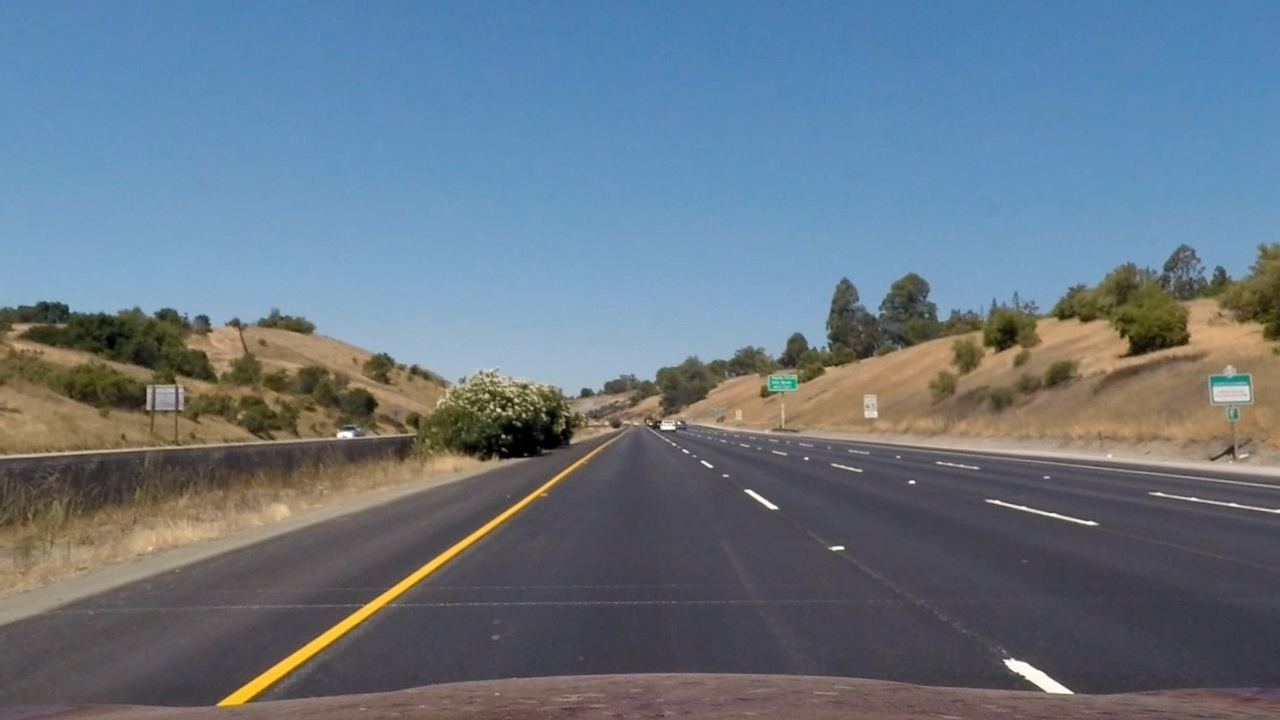
#> input picture output_images/undistorted/straight_lines1.jpg, 1280 x 720 px
$ python -i laneimageprocessor.py   (imports and definitions only)   (older library calls are emulated)
#> lines starting #> are read from the running program, lines starting #| are printed output that depends on the picture; after the words box and inside, x2 and y2 are one past the last pixel; in counts of white or black regions, pixels touching at a corner belong together
### combinethresholds.py
import numpy as np
import cv2

class CombineThreshold:
    # Define a function that applies Sobel x and y,
    # then computes the direction of the gradient
    # and applies a threshold.
    # [37 lines left out: functions dir_threshold, mag_thresh, not called in this run]

    # Define a function that takes an image, gradient orientation,
    # and threshold min / max values.
    def abs_sobel_thresh(self, img, orient='x', sobel_kernel=3,thresh=(0, 255)):
        # Convert to grayscale
        gray = cv2.cvtColor(img, cv2.COLOR_RGB2GRAY)
        # Apply x or y gradient with the OpenCV Sobel() function
        # and take the absolute value
        if orient == 'x':
            abs_sobel = np.absolute(cv2.Sobel(gray, cv2.CV_64F, 1, 0, ksize=sobel_kernel))
        if orient == 'y':
            abs_sobel = np.absolute(cv2.Sobel(gray, cv2.CV_64F, 0, 1, ksize=sobel_kernel))
        # Rescale back to 8 bit integer
        scaled_sobel = np.uint8(255*abs_sobel/np.max(abs_sobel))
        # Create a copy and apply the threshold
        binary_output = np.zeros_like(scaled_sobel)
        # Here I'm using inclusive (>=, <=) thresholds, but exclusive is ok too
        binary_output[(scaled_sobel >= thresh[0]) & (scaled_sobel <= thresh[1])] = 1

        # Return the result
        return binary_output

    def color_thresh(self, img, s_thresh=(0, 255), v_thresh=(0, 255)):
        # 1) Convert to HLS color space
        hls = cv2.cvtColor(img, cv2.COLOR_RGB2HLS)
        # 2) Apply a threshold to the S channel
        s = hls[:, :, 2]
        # 3) Return a binary image of threshold result
        s_binary = np.zeros_like(s)
        s_binary[(s > s_thresh[0]) & (s <= s_thresh[1])] = 1

        # 1) Convert to HSV color space
        hsv = cv2.cvtColor(img, cv2.COLOR_RGB2HSV)
        # 2) Apply a threshold to the v channel
        v = hsv[:, :, 2]
        # 3) Return a binary image of threshold result
        v_binary = np.zeros_like(v)
        v_binary[(v > v_thresh[0]) & (v <= v_thresh[1])] = 1

        output = np.zeros_like(s)
        output[(s_binary == 1) & (v_binary == 1)] = 1
        return output

### tracker.py
import cv2
import numpy as np
import matplotlib.pyplot as plt


# Polynomial fit values from the previous frame
# Make sure to grab the actual values from the previous step in your project!
left_fit = np.array([2.13935315e-04, -3.77507980e-01, 4.76902175e+02])
right_fit = np.array([4.17622148e-04, -4.93848953e-01, 1.11806170e+03])

class Tracker():

    def __init__(self, enablevisualization):
        self.enablevisualization = enablevisualization
        # was the line detected in the last iteration?
        self.detected = False
        # x values of the last n fits of the line
        self.recent_xfitted = []
        # average x values of the fitted line over the last n iterations
        self.bestx = None
        # polynomial coefficients averaged over the last n iterations
        self.best_fit = None
        # polynomial coefficients for the most recent fit
        self.current_fit = [np.array([False])]
        # radius of curvature of the line in some units
        self.radius_of_curvature = None
        # distance in meters of vehicle center from the line
        self.line_base_pos = None
        # difference in fit coefficients between last and new fits
        self.diffs = np.array([0, 0, 0], dtype='float')
        # x values for detected line pixels
        self.allx = None
        # y values for detected line pixels
        self.ally = None
        return

    def fit_poly(self, img_shape, leftx, lefty, rightx, righty):
        ### TO-DO: Fit a second order polynomial to each with np.polyfit() ###

        left_fit = np.polyfit(lefty, leftx, 2)
        right_fit = np.polyfit(righty, rightx, 2)
        # Generate x and y values for plotting
        ploty = np.linspace(0, img_shape[0] - 1, img_shape[0])
        ### TO-DO: Calc both polynomials using ploty, left_fit and right_fit ###
        left_fitx = left_fit[0] * ploty ** 2 + left_fit[1] * ploty + left_fit[2]
        right_fitx = right_fit[0] * ploty ** 2 + right_fit[1] * ploty + right_fit[2]

        return left_fitx, right_fitx, ploty

    def find_lane_pixels(self, binary_warped):
        # Take a histogram of the bottom half of the image
        histogram = np.sum(binary_warped[binary_warped.shape[0] // 2:, :], axis=0)
        # Create an output image to draw on and visualize the result
        out_img = np.dstack((binary_warped, binary_warped, binary_warped))
        # Find the peak of the left and right halves of the histogram
        # These will be the starting point for the left and right lines
        midpoint = np.int(histogram.shape[0] // 2)
        leftx_base = np.argmax(histogram[:midpoint])
        rightx_base = np.argmax(histogram[midpoint:]) + midpoint

        # HYPERPARAMETERS
        # Choose the number of sliding windows
        nwindows = 9
        # Set the width of the windows +/- margin
        margin = 100
        # Set minimum number of pixels found to recenter window
        minpix = 50

        # Set height of windows - based on nwindows above and image shape
        window_height = np.int(binary_warped.shape[0] // nwindows)
        # Identify the x and y positions of all nonzero pixels in the image
        nonzero = binary_warped.nonzero()
        nonzeroy = np.array(nonzero[0])
        nonzerox = np.array(nonzero[1])
        # Current positions to be updated later for each window in nwindows
        leftx_current = leftx_base
        rightx_current = rightx_base

        # Create empty lists to receive left and right lane pixel indices
        left_lane_inds = []
        right_lane_inds = []

        # Step through the windows one by one
        for window in range(nwindows):
            # Identify window boundaries in x and y (and right and left)
            win_y_low = binary_warped.shape[0] - (window + 1) * window_height
            win_y_high = binary_warped.shape[0] - window * window_height
            win_xleft_low = leftx_current - margin
            win_xleft_high = leftx_current + margin
            win_xright_low = rightx_current - margin
            win_xright_high = rightx_current + margin

            # Draw the windows on the visualization image
            cv2.rectangle(out_img, (win_xleft_low, win_y_low),
                          (win_xleft_high, win_y_high), (0, 255, 0), 2)
            cv2.rectangle(out_img, (win_xright_low, win_y_low),
                          (win_xright_high, win_y_high), (0, 255, 0), 2)

            # Identify the nonzero pixels in x and y within the window #
            good_left_inds = ((nonzeroy >= win_y_low) & (nonzeroy < win_y_high) &
                              (nonzerox >= win_xleft_low) & (nonzerox < win_xleft_high)).nonzero()[0]
            good_right_inds = ((nonzeroy >= win_y_low) & (nonzeroy < win_y_high) &
                               (nonzerox >= win_xright_low) & (nonzerox < win_xright_high)).nonzero()[0]

            # Append these indices to the lists
            left_lane_inds.append(good_left_inds)
            right_lane_inds.append(good_right_inds)

            # If you found > minpix pixels, recenter next window on their mean position
            if len(good_left_inds) > minpix:
                leftx_current = np.int(np.mean(nonzerox[good_left_inds]))
            if len(good_right_inds) > minpix:
                rightx_current = np.int(np.mean(nonzerox[good_right_inds]))

        # Concatenate the arrays of indices (previously was a list of lists of pixels)
        try:
            left_lane_inds = np.concatenate(left_lane_inds)
            right_lane_inds = np.concatenate(right_lane_inds)
        except ValueError:
            # Avoids an error if the above is not implemented fully
            pass

        # Extract left and right line pixel positions
        leftx = nonzerox[left_lane_inds]
        lefty = nonzeroy[left_lane_inds]
        rightx = nonzerox[right_lane_inds]
        righty = nonzeroy[right_lane_inds]

        self.detected = True

        return leftx, lefty, rightx, righty, out_img


    def search_around_poly(self, binary_warped):

        if self.detected:
            # HYPERPARAMETER
            # Choose the width of the margin around the previous polynomial to search
            # The quiz grader expects 100 here, but feel free to tune on your own!
            margin = 100

            # Grab activated pixels
            nonzero = binary_warped.nonzero()
            nonzeroy = np.array(nonzero[0])
            nonzerox = np.array(nonzero[1])

            ### TO-DO: Set the area of search based on activated x-values ###
            ### within the +/- margin of our polynomial function ###
            ### Hint: consider the window areas for the similarly named variables ###
            ### in the previous quiz, but change the windows to our new search area ###
            left_lane_inds = ((nonzerox > (left_fit[0] * (nonzeroy ** 2) + left_fit[1] * nonzeroy +
                                           left_fit[2] - margin)) & (nonzerox < (left_fit[0] * (nonzeroy ** 2) +
                                                                                 left_fit[1] * nonzeroy + left_fit[
                                                                                     2] + margin)))
            right_lane_inds = ((nonzerox > (right_fit[0] * (nonzeroy ** 2) + right_fit[1] * nonzeroy +
                                            right_fit[2] - margin)) & (nonzerox < (right_fit[0] * (nonzeroy ** 2) +
                                                                                   right_fit[1] * nonzeroy + right_fit[
                                                                                       2] + margin)))

            # Again, extract left and right line pixel positions
            leftx = nonzerox[left_lane_inds]
            lefty = nonzeroy[left_lane_inds]
            rightx = nonzerox[right_lane_inds]
            righty = nonzeroy[right_lane_inds]


            # Fit new polynomials
            left_fitx, right_fitx, ploty = self.fit_poly(binary_warped.shape, leftx, lefty, rightx, righty)
        else:
            leftx, lefty, rightx, righty, out_img = self.find_lane_pixels(binary_warped)
            left_fitx, right_fitx, ploty = self.fit_poly(binary_warped.shape,leftx, lefty, rightx, righty)
        lane_on_warped_blank_img = binary_warped

        if(self.enablevisualization):
            ## Visualization ##
            # Create an image to draw on and an image to show the selection window
            out_img = np.dstack((binary_warped, binary_warped, binary_warped)) * 255
            window_img = np.zeros_like(out_img)
            # Color in left and right line pixels
            out_img[nonzeroy[left_lane_inds], nonzerox[left_lane_inds]] = [255, 0, 0]
            out_img[nonzeroy[right_lane_inds], nonzerox[right_lane_inds]] = [0, 0, 255]

            # Generate a polygon to illustrate the search window area
            # And recast the x and y points into usable format for cv2.fillPoly()
            left_line_window1 = np.array([np.transpose(np.vstack([left_fitx - margin, ploty]))])
            left_line_window2 = np.array([np.flipud(np.transpose(np.vstack([left_fitx + margin,
                                                                            ploty])))])
            left_line_pts = np.hstack((left_line_window1, left_line_window2))
            right_line_window1 = np.array([np.transpose(np.vstack([right_fitx - margin, ploty]))])
            right_line_window2 = np.array([np.flipud(np.transpose(np.vstack([right_fitx + margin,
                                                                             ploty])))])
            right_line_pts = np.hstack((right_line_window1, right_line_window2))

            # Draw the lane onto the warped blank image
            cv2.fillPoly(window_img, np.int_([left_line_pts]), (0, 255, 0))
            cv2.fillPoly(window_img, np.int_([right_line_pts]), (0, 255, 0))
            lane_on_warped_blank_img = cv2.addWeighted(out_img, 1, window_img, 0.3, 0)

            # Plot the polynomial lines onto the image
            plt.plot(left_fitx, ploty, color='yellow')
            plt.plot(right_fitx, ploty, color='yellow')


            ## End visualization steps ##

        return lane_on_warped_blank_img, left_fitx, right_fitx, ploty


# Run image through the pipeline
# Note that in your project, you'll also want to feed in the previous fits

### laneimageprocessor.py
import cv2
import pickle
import numpy as np
import glob

from tracker import Tracker
from combinethresholds import CombineThreshold
from moviepy.editor import VideoFileClip

out_dir_name_draw_lane = 'output_images/draw_lane/'

class LaneImageProcessor:

    def __init__(self):
        #load the calibration coefficients once
        dist_pickle = pickle.load(open("caliberation_dist_pickle.p", "rb"))
        self.mtx = dist_pickle["mtx"]
        self.dist = dist_pickle["dist"]
        self.tracker = Tracker(False)
        self.combinethreshold = CombineThreshold()
        self.ym_per_pix = 30 / 720  # meters per pixel in y dimension
        self.xm_per_pix = 3.7 / 700  # meters per pixel in x dimension
        return

    def measure_curvature_real(self, left_fit, right_fit, ploty):
        '''
        Calculates the curvature of polynomial functions in meters.
        '''
        # Define conversions in x and y from pixels space to meters


        # Define y-value where we want radius of curvature
        # We'll choose the maximum y-value, corresponding to the bottom of the image
        y_eval = np.max(ploty)

        left_fit_cr = np.polyfit(ploty * self.ym_per_pix, left_fit * self.xm_per_pix, 2)
        right_fit_cr = np.polyfit(ploty * self.ym_per_pix, right_fit * self.xm_per_pix, 2)


        left_curverad = ((1 + (2 * left_fit_cr[0] * y_eval * self.ym_per_pix + left_fit_cr[1]) ** 2) ** 1.5) / np.absolute(
            2 * left_fit_cr[0])
        right_curverad = ((1 + (2 * right_fit_cr[0] * y_eval * self.ym_per_pix + right_fit_cr[1]) ** 2) ** 1.5) / np.absolute(
            2 * right_fit_cr[0])

        return left_curverad, right_curverad


    def pipeline(self, img):

        undist = cv2.undistort(img, self.mtx, self.dist, None, self.mtx)

        line_bin_image = np.zeros_like(img[:, :, 0])
        ksize = 3
        gradx = self.combinethreshold.abs_sobel_thresh(img, orient='x', sobel_kernel=ksize, thresh=(12, 255))
        grady = self.combinethreshold.abs_sobel_thresh(img, orient='y', sobel_kernel=ksize, thresh=(25, 255))
        c_binary = self.combinethreshold.color_thresh(img, s_thresh=(100, 255), v_thresh=(50, 255))

        line_bin_image[((gradx == 1) & (grady == 1)) | (c_binary == 1)] = 255

        img_height, img_width, channels = img.shape
        img_size = (img.shape[1], img.shape[0])
        #print(img_size)

        src = np.float32(
            [[(img_size[0] / 2) - 55, img_size[1] / 2 + 100],
             [((img_size[0] / 6) - 10), img_size[1]],
             [(img_size[0] * 5 / 6) + 60, img_size[1]],
             [(img_size[0] / 2 + 55), img_size[1] / 2 + 100]])

        dst = np.float32(
            [[(img_size[0] / 4), 0],
             [(img_size[0] / 4), img_size[1]],
             [(img_size[0] * 3 / 4), img_size[1]],
             [(img_size[0] * 3 / 4), 0]])

        # Given src and dst points, calculate the perspective transform matrix
        M = cv2.getPerspectiveTransform(src, dst)

        Minv = cv2.getPerspectiveTransform(dst, src)

        # Warp the image using OpenCV warpPerspective()
        binary_warped = cv2.warpPerspective(line_bin_image, M, (img_width, img_height), flags=cv2.INTER_LINEAR)

        lane_on_warped_blank_img, left_fitx, right_fitx, ploty = self.tracker.search_around_poly(binary_warped)

        # Create an image to draw the lines on
        warp_zero = np.zeros_like(binary_warped).astype(np.uint8)
        color_warp = np.dstack((warp_zero, warp_zero, warp_zero))

        # Recast the x and y points into usable format for cv2.fillPoly()
        pts_left = np.array([np.transpose(np.vstack([left_fitx, ploty]))])
        pts_right = np.array([np.flipud(np.transpose(np.vstack([right_fitx, ploty])))])
        pts = np.hstack((pts_left, pts_right))

        # Draw the lane onto the warped blank image
        cv2.fillPoly(color_warp, np.int_([pts]), (0, 255, 0))

        # Warp the blank back to original image space using inverse perspective matrix (Minv)
        newwarp = cv2.warpPerspective(color_warp, Minv, (img.shape[1], img.shape[0]))
        # Combine the result with the original image
        result = cv2.addWeighted(img, 1, newwarp, 0.3, 0)

        left_curverad, right_curverad = self.measure_curvature_real(left_fitx, right_fitx, ploty)

        radius_of_curvature = (left_curverad + right_curverad)/2
        camera_center = (left_fitx[-1] + right_fitx[-1])/2
        center_diff = (camera_center - newwarp.shape[1]/2) * self.xm_per_pix

        side_pos = 'left'
        if center_diff <=0:
            side_pos = 'right'

        #add radius and offset to the result
        #For straight road larger radius are being caculated so added a threhold and simply output "Straight Road"
        # for those cases
        # if radius_of_curvature > 1500:
        #     cv2.putText(result, 'Straight Road ahead', (50, 50),
        #                 cv2.FONT_HERSHEY_SIMPLEX, 1, (255, 255, 255), 2)
        # else:
        #     cv2.putText(result, 'Radius of curvature = ' + str(round(radius_of_curvature, 3)) + ' (m)', (50, 50),
        #             cv2.FONT_HERSHEY_SIMPLEX, 1, (255, 255, 255), 2)
        cv2.putText(result, 'Radius of curvature = ' + str(round(radius_of_curvature, 3)) + ' (m)', (50, 50),
                                 cv2.FONT_HERSHEY_SIMPLEX, 1, (255, 255, 255), 2)
        cv2.putText(result, 'Vehicle is ' + str(abs(round(center_diff, 3))) + 'm ' + side_pos + ' of center',
                    (50, 100), cv2.FONT_HERSHEY_SIMPLEX, 1, (255, 255, 255), 2)

        return result


# [18 lines not run here, left out]

>>> import cv2
>>> picture = cv2.imread('output_images/undistorted/straight_lines1.jpg')
#> picture is the input picture: shape (720, 1280, 3); mean B, G, R 131.6, 118.3, 103.6
>>> result = LaneImageProcessor().pipeline(picture)
#> (reads caliberation_dist_pickle.p from the repository)
#> in pipeline, `gradx = self.combinethreshold.abs_sobel_thresh(img, orient='x', sobel_..`:
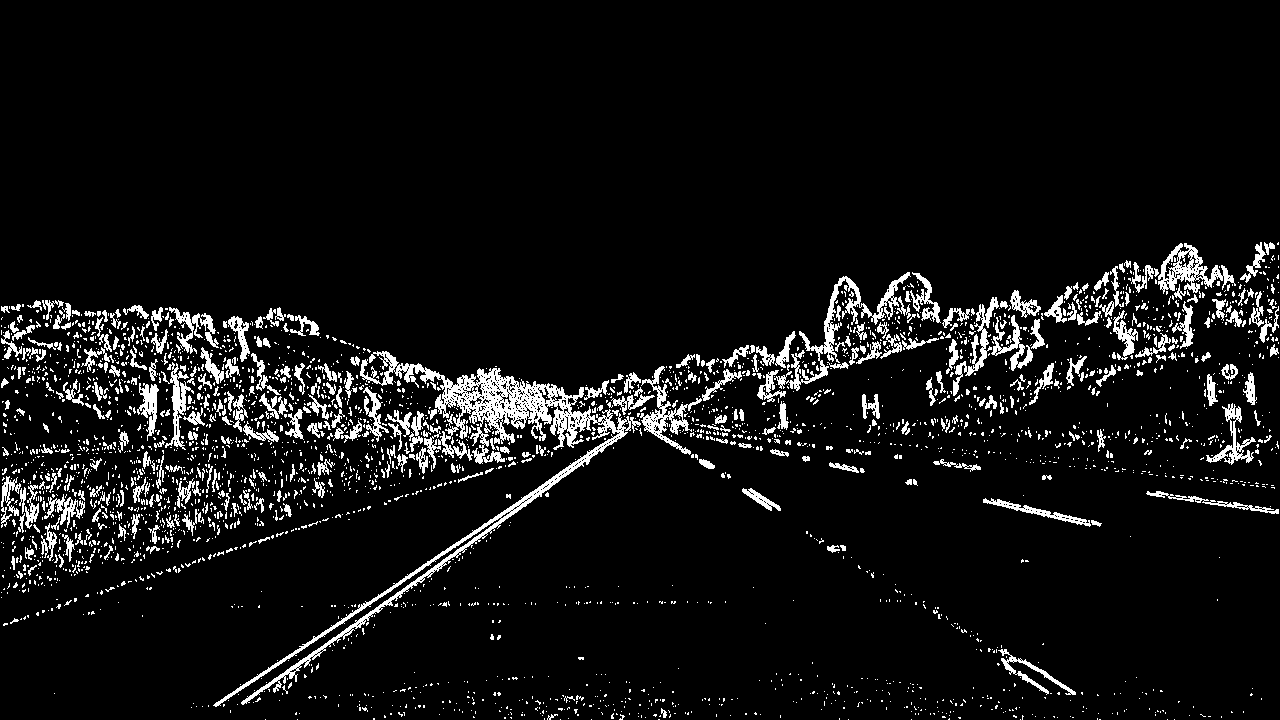
#> gradx: shape (720, 1280); values 0 (black) and 1 (white), 7% white; 3184 white regions (2785 under 20 px), largest, box (x1, y1, x2, y2) and area: (213, 351, 641, 707) 11396, (774, 272, 911, 391) 2161, (1158, 243, 1236, 294) 1447
#> after the loop in find_lane_pixels, `for window in range(nwindows):`:
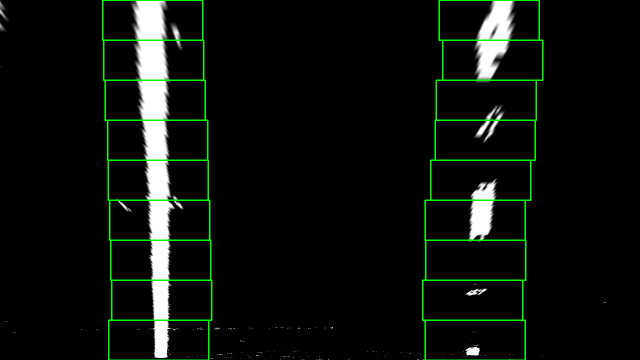
#> out_img: shape (720, 1280, 3) (shown at 1/2 size); mean of channels 0, 1, 2 11.9, 17.3, 11.9; drawn as B, G, R
#> in pipeline, `cv2.fillPoly(color_warp, np.int_([pts]), (0, 255, 0))`:
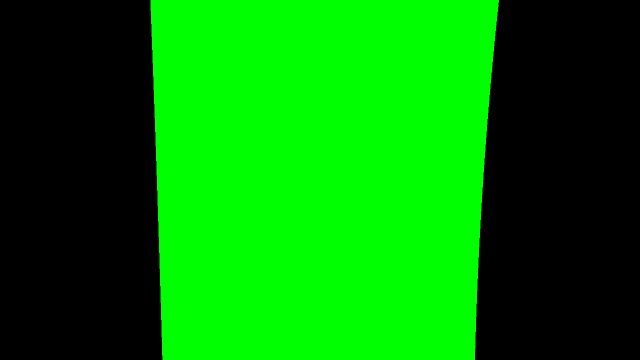
#> color_warp: shape (720, 1280, 3) (shown at 1/2 size); mean of channels 0, 1, 2 0, 130.6, 0; drawn as B, G, R
#> in pipeline, `cv2.putText(result, 'Vehicle is ' + str(abs(round(center_diff, 3))) + ..`:
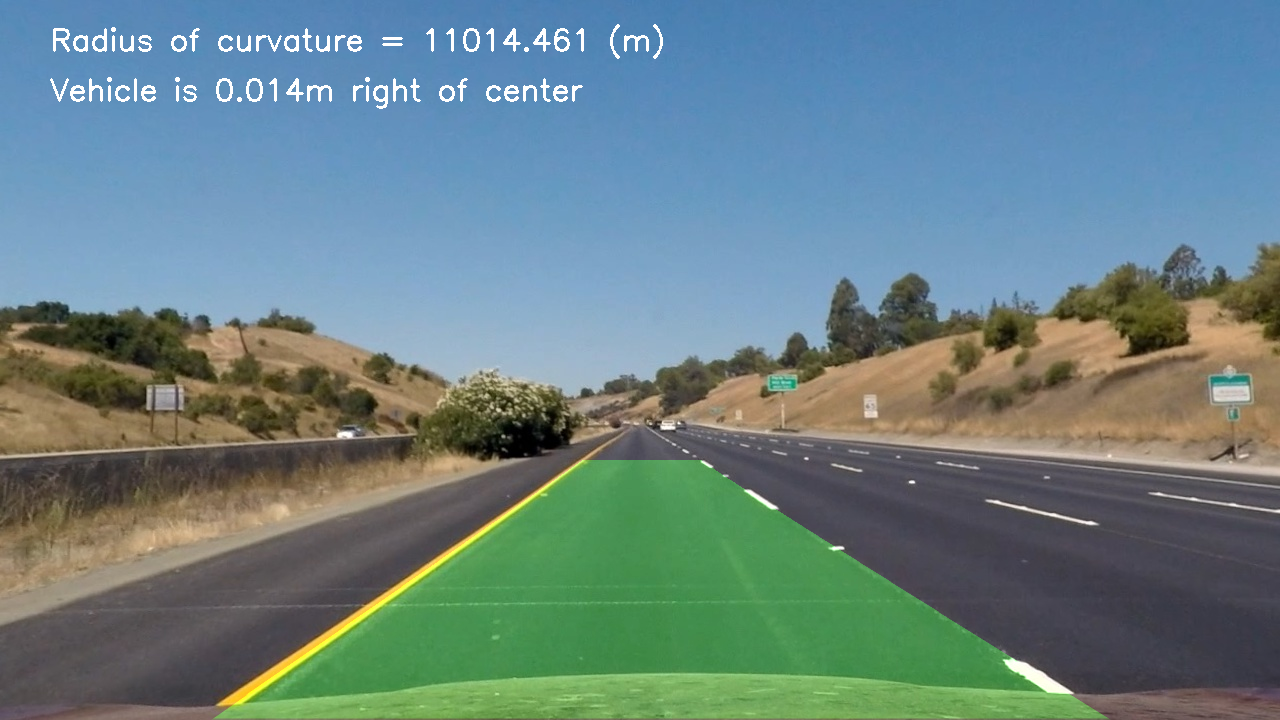
#> result: shape (720, 1280, 3); mean B, G, R 132.1, 129.9, 104.8
